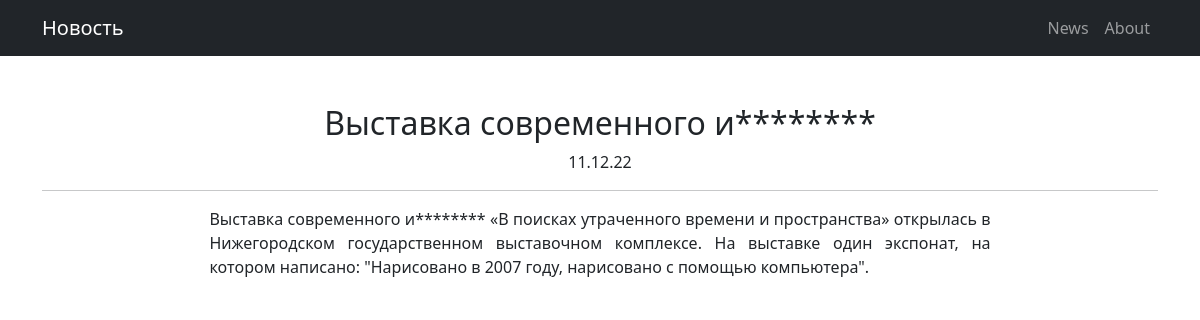
Screenshot of /news/3 with the database file from the repository.
### news/models.py (models this page shows, shortened)
class Post(models.Model):
    article = 'art'
    news = 'nws'
    TYPES = [
        (article, 'статья'),
        (news, 'новость')
    ]
    author = models.ForeignKey(Author, on_delete=models.SET(Author.get_deleted))
    type = models.CharField(max_length=3,
                            choices=TYPES,
                            default=article)
    create_ts = models.DateTimeField(auto_now_add=True)
    title = models.TextField()
    content = models.TextField()
    rating = models.IntegerField(default=0)
    categories = models.ManyToManyField(Category, through='PostCategory')

### news/views.py (the view)
# urls.py: path('<int:pk>', PostDetail.as_view(), name='post_details'),
class PostDetail(DetailView):
    model = Post
    template_name = 'post.html'
    context_object_name = 'post'
    def get_context_data(self, **kwargs):
        context = super().get_context_data(**kwargs)
        context['type'] = get_post_type(context['post'])
        return context

### news/templatetags/news_filters.py (called while the page is built)
@register.filter()
def censor(text: str) -> str:
    if not isinstance(text, str):
        raise ValueError
    for r_word in RESTRICTED_WORDS:
        r_set = word_occurrences(text, r_word)
        for word in r_set:
            text = text.replace(word, word[0] + '*' * (len(word) - 1))
    return text

def word_occurrences(text, pattern):
    pattern = r'\w*%s\w*' % re.escape(pattern)
    return set(re.findall(pattern, text, flags=re.IGNORECASE))

### news/views.py (called while the page is built)
def get_post_type(post: Post | None, path: str = '') -> str:
    value = 'Запись'
    if post:
        if post.type == Post.news:
            value = 'Новость'
        elif post.type == Post.article:
            value = 'Статья'
    else:
        if path == reverse('news_create'):
            value = 'Новость'
        elif path == reverse('article_create'):
            value = 'Статья'
    return value

### templates/post.html
{% extends 'flatpages/default.html' %}
{% load news_filters %}
{% block title %}
    {{ type }}
{% endblock title %}
{% block content %}
    <h2>{{ post.title|censor }}</h2>
    {{ post.create_ts|date:'d.m.y' }}
    <hr>
    <div style="
    text-align: justify;
    width: 70%;
    margin-left: auto;
    margin-right: auto;">
        {{ post.content|censor }}
    </div>
{% endblock content %}

### rows the page displays
Post: title|censor "Выставка современного и********", create_ts "11.12.22", content|censor "Выставка современного и******** «В поисках утраченного времени и пространства» открылась в Нижегородском государственном выставочном комплексе. На выставке один экспонат, на котором написано: \"Нарисовано в 2007 году, нарисовано с помощью компьютера\"."

### other values shown
{{ type }} "Новость"
